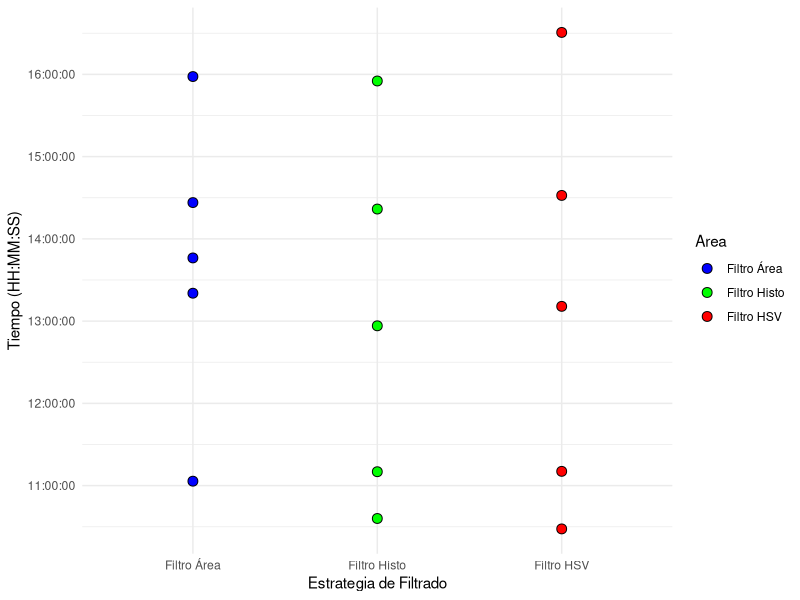

The R script that drew this image:
library(ggplot2)
library(tidyr)

# Datos de ejemplo
tiempo_area <- c("11:03:14", "13:20:21", "13:46:05", "15:58:24", "14:26:28")
tiempo_hsv <- c("11:10:24", "10:28:25", "13:10:46", "16:30:35", "14:31:41")
tiempo_histo <- c("11:10:08", "10:36:01", "12:56:34", "15:55:10", "14:21:45")

# Convertir tiempos a formato de fecha y hora
tiempo_area <- as.POSIXct(tiempo_area, format = "%H:%M:%S")
tiempo_hsv <- as.POSIXct(tiempo_hsv, format = "%H:%M:%S")
tiempo_histo <- as.POSIXct(tiempo_histo, format = "%H:%M:%S")

# Crear un data.frame con los tiempos y las áreas
data <- data.frame(
  Tiempo = c(tiempo_area, tiempo_hsv, tiempo_histo),
  Area = rep(c("Filtro Área", "Filtro HSV", "Filtro Histo"), each = 5)
)

# Crear el gráfico de puntos con colores personalizados
ggplot(data, aes(x = Area, y = Tiempo, fill = Area)) +
  geom_point(shape = 21, color = "black", size = 3) +
  labs(x = "Estrategia de Filtrado", y = "Tiempo (HH:MM:SS)") +
  scale_fill_manual(values = c("Filtro Área" = "blue", "Filtro HSV" = "red", "Filtro Histo" = "green")) +  # Mostrar la leyenda
  scale_y_datetime(date_labels = "%H:%M:%S", date_breaks = "1 hour") +  # Formato HH:MM:SS y saltos de 1 hora
  theme_minimal()
